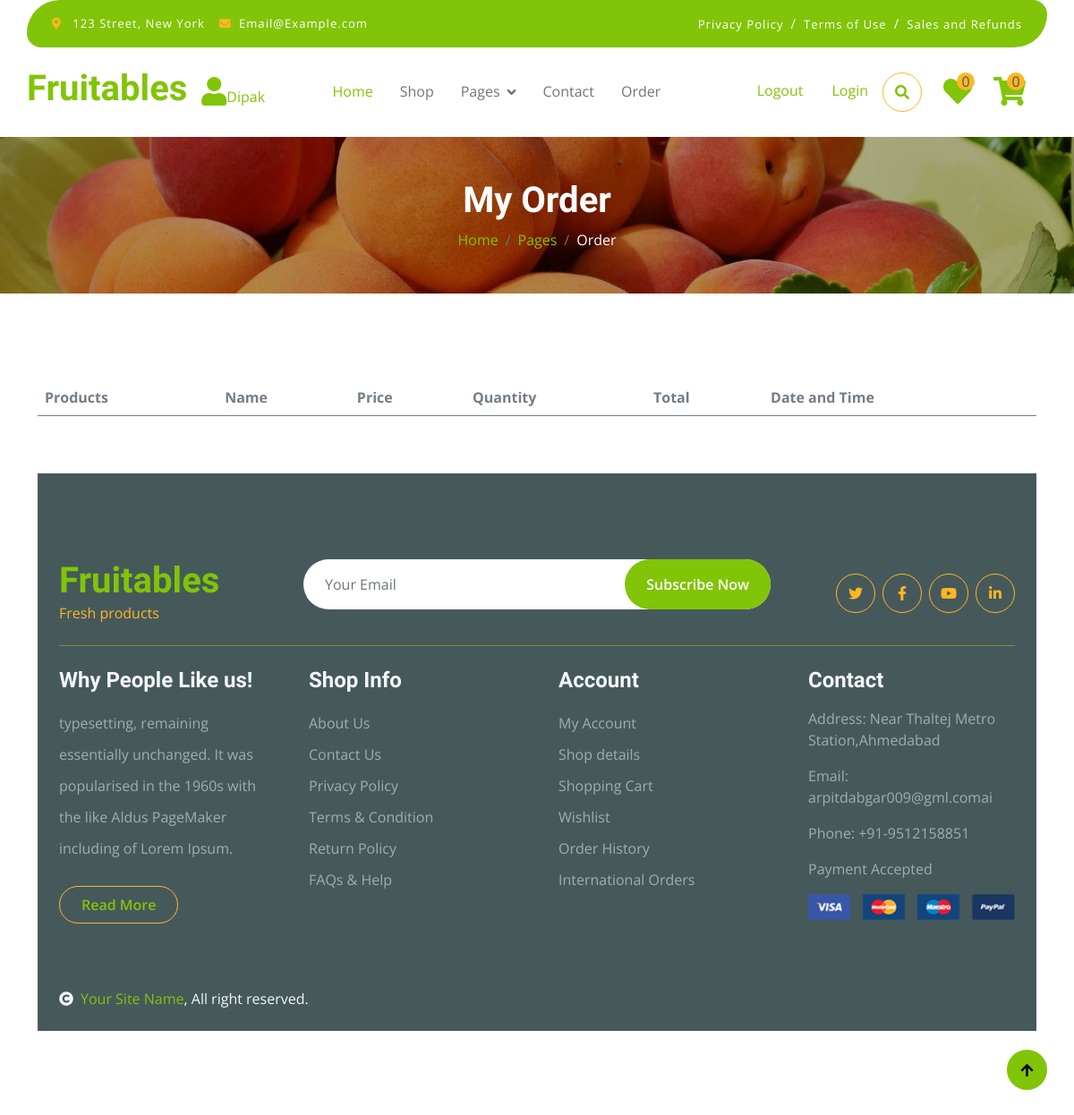
Before: /order (signed in) with the older database file.
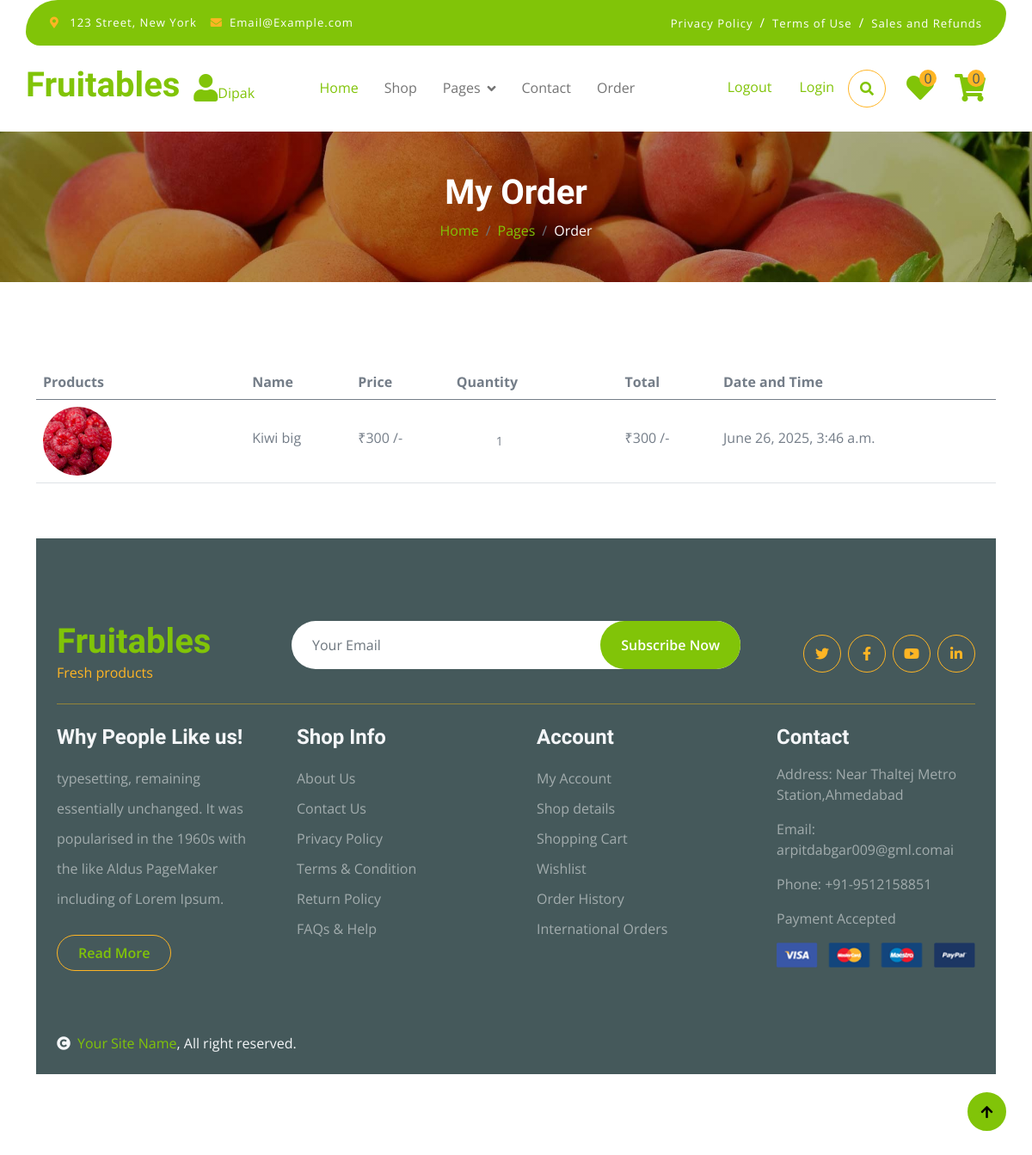
After: the same page with the newer database file.
### myapp/models.py (models this page shows, shortened)
class Order(models.Model):
    user_id=models.ForeignKey(User,on_delete=models.CASCADE,blank=True,null=True)
    product_id=models.ForeignKey(Product,on_delete=models.CASCADE,blank=True,null=True)
    order_id=models.CharField(max_length=100,blank=True,null=True)
    image=models.ImageField(upload_to="madia",blank=True,null=True)
    name=models.CharField(max_length=100,blank=True,null=True)
    price=models.IntegerField()
    quantity=models.IntegerField(blank=True,null=True)
    total_price=models.IntegerField(blank=True,null=True)
    date_time=models.DateTimeField(auto_now_add=True,blank=True,null=True)

### myapp/views.py (the view)
# urls.py: path('order', views.order, name='order'),
def order(request):
        if "email" in request.session:
            uid=User.objects.get(email=request.session["email"])
            wish_count=Add_to_wishlist.objects.filter(user_id=uid).count()
            cart_count=Add_to_cart.objects.filter(user_id=uid).count()
            order_i= Order.objects.filter(user_id=uid).order_by("-id")
            con={"wish_count":wish_count,"cart_count":cart_count,"uid":uid,"order_i":order_i}
            return render(request,"order.html",con)
        else:
            return render(request,"login.html")

### myapp/templates/order.html (shortened to what this page needs)
{% extends "index.html" %}
{% load static %}
{% block content %}
        <div class="container-fluid page-header py-5">
            <h1 class="text-center text-white display-6">My Order</h1>
            <ol class="breadcrumb justify-content-center mb-0">
                <li class="breadcrumb-item"><a href="#">Home</a></li>
                <li class="breadcrumb-item"><a href="#">Pages</a></li>
                <li class="breadcrumb-item active text-white">Order</li>
            </ol>
        </div>
        <div class="container-fluid py-5">
            <div class="container py-5">
                <div class="table-responsive">
                    <table class="table">
                        <thead>
                          <tr>
                            <th scope="col">Products</th>
                            <th scope="col">Name</th>
                            <th scope="col">Price</th>
                            <th scope="col">Quantity</th>
                            <th scope="col">Total</th>
                            <th scope="col">Date and Time</th>
                          </tr>
                        </thead>
                        <tbody>
                            {% for i in order_i %}
                            <tr>
                                <th scope="row">
                                    <div class="d-flex align-items-center">
                                        <img src="{{ i.image.url}}" class="img-fluid me-5 rounded-circle" style="width: 80px; height: 80px;" alt="">
                                    </div>
                                </th>
                                <td>
                                    <p class="mb-0 mt-4">{{i.name}}</p>
                                </td>
                                <td>
                                    <p class="mb-0 mt-4">₹{{i.price}} /-</p>
                                </td>
                                <td>
                                    <div class="input-group quantity mt-4" style="width: 100px;">
                                        <input type="text" class="form-control form-control-sm text-center border-0" value="{{i.quantity}}">
                                    </div>
                                </td>
                                <td>
                                    <p class="mb-0 mt-4">₹{{i.total_price}} /-</p>
                                </td>
                                <td>
                                    <p class="mb-0 mt-4">{{ i.date_time}}</p>
                                </td>
                            </tr>
                            {% endfor %}
                        </tbody>
                    </table>
                </div>
{% endblock %}

Changed rows visible on the page:
added Order: image (picture), name "Kiwi big", price "300", quantity "1", total_price "300", date_time "June 26, 2025, 3:46 a.m."
